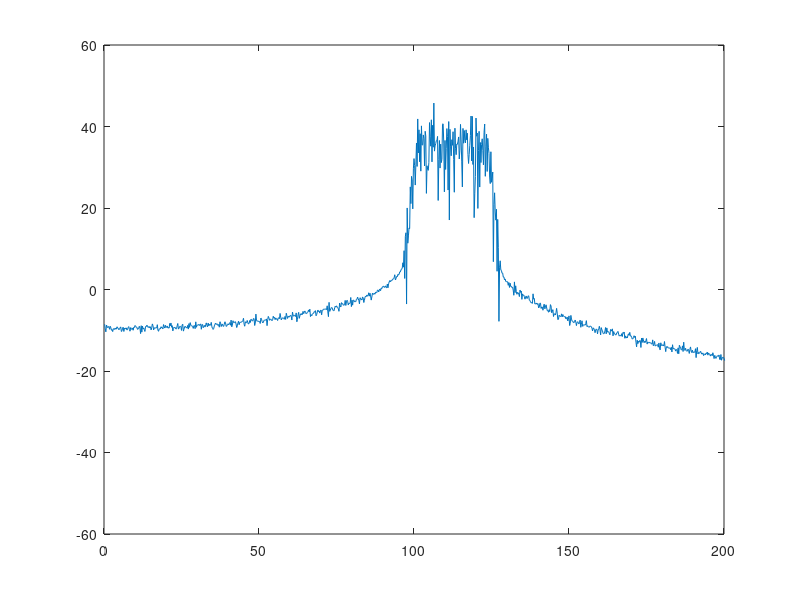

Reproduce this figure in MATLAB. (Note: this script raises an error after producing the figure.)
%% Code for simulations in manuscript
% <<Co-inference of Intra- and Inter-spectrum Prior Information for Underwater Array Signal Enhancement>>
clc
clear
close all
%% Parameters setting
c0=1500;                            % speed for waves
fs=1000;                            % sampling rate
T=5;                                % sampling time
dd=5;                               % sensor distance
M=50;                               % Sensor Number
d=dd*[0:1:M-1];
N =fs*T;                            % Snapshots
t=1/fs:1/fs:T;
S=2;                                % Target number
f0=[160 100];                       % target frequencies
wide_flag = [0;1];                  % wideband flag
width = 40;                         % band with
% Generate the distance and angles of sources
location_far=5000+6000*rand(S,1);
location=round(location_far);
theta_all=[45,30];
%% Multichannel time domain signal generation
signal=zeros(N,M);
s_wide = randn(N,1);                % generate wideband signals
bf = fir1(512,[0.2 0.25]);
S0 = filter(bf,1,s_wide);
S0_f = fft(S0);
f_plot_or = (1:N)/N*fs;
f_plot_or = f_plot_or';
figure;plot(f_plot_or,20*log10(abs(S0_f)));xlim([0 200])
for i=1:S
    r=location(i);
    theta=theta_all(i);
    dis = r;
    if wide_flag(i) == 0
        % Single frequency
        s = 50*sin( 2*pi * (f0(i) * (t'+d * sind(theta)/c0) )) ./ dis;
    else 
        % wide band
        A = 400*exp(2i*pi * f_plot_or * d * sind(theta)/c0)./ dis;
        s = ifft(A.*S0_f,'symmetric');
    end
    signal=signal+s;
end
% Add white noise
signal_n=awgn(signal,30);

%% Co-inference process
window = 1*fs;                      % window length
f=-window/2:window/2-1;             % frequency for fk spectrum
k=-M/2:M/2-1;                       % wavenumber for fk spectrum
f=f/window.*fs; 
phi = [];                           % save the phase matrix for each fk spectrum
FrameData = [];                     % save the data for each frame
for i = 1:round(N/window)
    receive = signal_n((i-1)*window+1:i*window,:);
    S1=receive;
    y=fft2(S1)/(window * M);
    yy=fftshift(y); 
    figure(1);
    mesh(k,f,abs(yy));ylim([50 200]);
    phi{i} = angle(yy);
    FrameData{i} = receive;
end
%% Co-inference process
N_frame = window;                       % number of pixels in each direction 
C = round(N/window);                    % Frame numbers
sigma_sq = sum(var(signal_n-signal));   % noise variance
rng('default'); rng(1,'twister'); 
% Free parameters of the methods 
reg_type = 'TV'; % regualrization operator for R: total variation
order = 1;
r = -1; gamma = 1; sigma = 10^(-3); % Free parameters

% Construct sampling operator for L1 problem: F and R matrix  
for c=1:C  
    m{c} = nnz(FrameData{c});
    opF{c} = @(x,mode) FkTransform(N_frame, M, x, mode); % F:linear forward operator
    noise_var{c} = sigma_sq; % we use the same noise variance for all frames, can be changed with known information 
end
% Construct function handle for the regularization operator
opR = @(x,flag) ReOperator( N_frame, M, x, reg_type, order, flag );

% The coference process with the sequence fk spectra
[DenoisedFk, ~, ~,~] = CoInference( C, opF, FrameData, noise_var, opR, r, gamma, sigma, 0 );
%% Covert back to multichannel signals
data_after = zeros(size(signal_n));
figure;
for c=1:C  
    fk_temp = abs(reshape(DenoisedFk{c},N_frame,M)); 
    fk_input = abs(fft2(FrameData{c}));   
    fk_after = max(fk_input(:))/max(fk_temp(:))*( fk_temp.*cos(phi{c}) + 1i*fk_temp.*sin(phi{c}));
    index = (c-1)*window+1:c*window;
    data_after(index,:) = ifft2(reshape(DenoisedFk{c},N_frame,M),'symmetric');
    subplot(1,2,1);
    mesh(k,f,fk_input);title('Input fk spectrum','fontsize',12);
    subplot(1,2,2);
    mesh(k,f,abs(fk_after));title('The denoised fk spectrum','fontsize',12)   
end 
%% Multichannel time-domain compare -- Fig.6
close all
figureHandle = tight_subplot(1,3,[.1 .06],[.15 .06],[.05 .05]);
color_before = [0,113,190]/255;
compare_color = [238,179,42]/255;
sensor_index = 6:10;

axes(figureHandle(1)); plot_multichan(t, signal_n(:,sensor_index));xlim([1.65 1.85]);
xlabel('Time (s)');title('(a) Multi-channel: Before')
set(gca, 'FontName', 'Times New Roman', 'FontSize', 14);hold off

axes(figureHandle(2)); 
plot_multichan(t, data_after(:,sensor_index));xlim([1.65 1.85]);
xlabel('Time (s)');title('(b) Multi-channel: After')
set(gca, 'FontName', 'Times New Roman', 'FontSize', 14);hold off

sensor_index = 6;
time_index = (1.65*fs+1:1.85*fs);
data_before = signal_n(time_index,sensor_index);
data_after_compare = data_after(time_index,sensor_index);
data_after_compare = data_after_compare/max(data_after_compare(:)) * max(data_before(:));
axes(figureHandle(3)); 
plot(t(time_index),data_before,'Color',color_before,'LineWidth',1);hold on;
plot(t(time_index),data_after_compare,'Color',compare_color,'LineWidth',2);
title('(c) Ch 01 Compare')
legend('Before','After');xlabel('Time (s)');ylabel('Amplitude');xlim([1.65 1.85]);ylim([-0.1 0.1]);
grid on;
set(gca, 'FontName', 'Times New Roman', 'FontSize', 14,'GridLineStyle','--');hold off
%% Compare in FFT and DAS ----Fig.7
color_before = [0,113,190]/255;
compare_color = [238,179,42]/255;
figure;
figureHandle = tight_subplot(1,2,[.06 .06],[.15 .1],[.15 .1]);

data1 = signal_n;
data2 = data_after/max(data_after(:)) * max(data1(:));
axes(figureHandle(1)); 
f_plot = (1:length(data1))/length(data1) *fs;
fft_data1 = 20*log10(abs(fft(data1(:,7))));
fft_data2 = 20*log10(abs(fft(data2(:,7))));
plot(f_plot,fft_data1,'Color',color_before,'LineWidth',1);hold on
plot(f_plot,fft_data2,'Color',compare_color,'LineWidth',1);
legend('Before','After');xlabel('Frequency(Hz)');ylabel('Power(dB)');
title('(a) FFT Spectrum');grid on;
xlim([0 200]); ylim([-20 50]);
set(gca, 'FontName', 'Times New Roman', 'FontSize', 14,'GridLineStyle','--');hold off


axes(figureHandle(2)); 
d_kelm = d;
theta_range = -89:90;
[I_BF_before] = fun_das(data1,d_kelm',fs,theta_range,[100 200]);
[I_BF_after] = fun_das(data2,d_kelm',fs,theta_range,[100 200]);
I_BF_after_plot = I_BF_after/(max(I_BF_after(:))) * max(I_BF_before(:));
plot1 = 20*log10(I_BF_before);
plot2 = 20*log10(I_BF_after_plot);
plot(theta_range,plot1-max(plot1),'Color',color_before,'LineWidth',1);hold on
plot(theta_range,plot2-max(plot2),'Color',compare_color,'LineWidth',1);hold off
legend('Before','After');
title('(b) DAS Spectrum');xlabel('Theta Range');ylabel('Normalized Power(dB)')
set(gca, 'FontName', 'Times New Roman', 'FontSize', 14,'GridLineStyle','--');grid on;
xticks([-90:30:90]);ylim([-50 5])